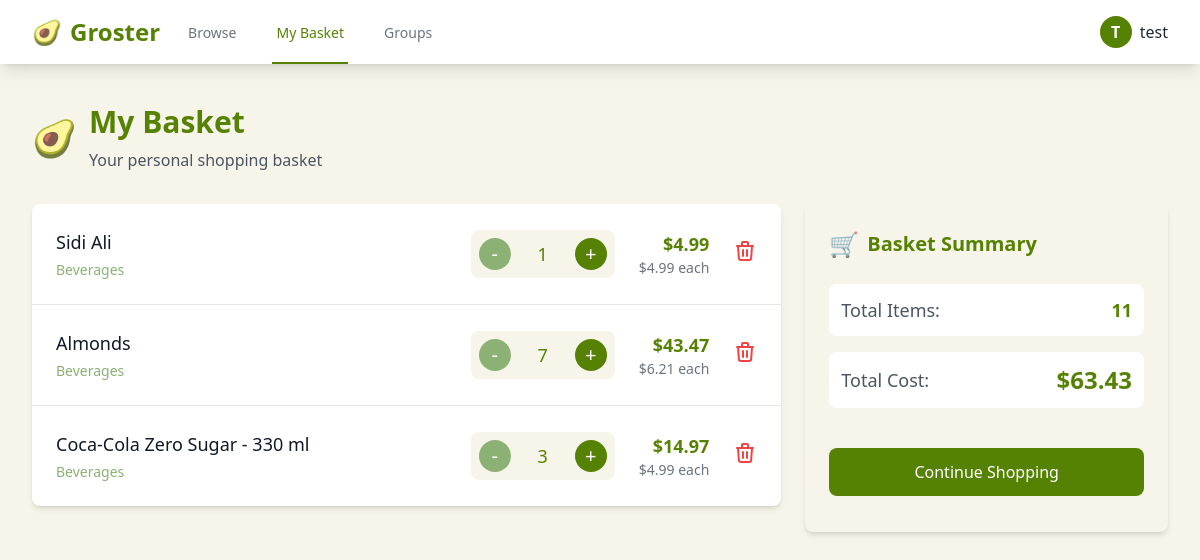
/basket/ (signed in), run on an earlier commit of the app's database.
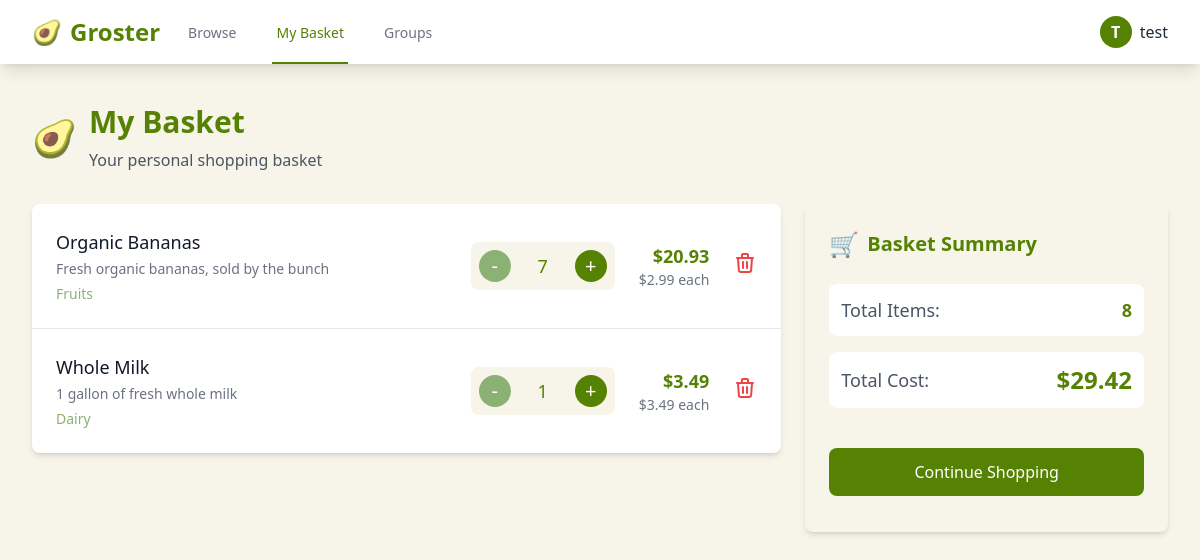
And on a later commit of the database.
### grocery/models.py (models this page shows, shortened)
class BasketItem(models.Model):
    basket = models.ForeignKey(Basket, on_delete=models.CASCADE)
    item = models.ForeignKey(GroceryItem, on_delete=models.CASCADE)
    quantity = models.PositiveIntegerField(default=1)
    added_at = models.DateTimeField(default=timezone.now)
    class Meta:
        unique_together = ('basket', 'item')
    @property
    def total_price(self):
        return self.quantity * self.item.price

class GroceryItem(models.Model):
    name = models.CharField(max_length=200)
    category = models.CharField(max_length=100)
    price = models.DecimalField(max_digits=10, decimal_places=2)
    description = models.TextField(blank=True, null=True)
    image_url = models.URLField(max_length=500, blank=True, null=True)

### grocery/views.py (the view)
# urls.py: path('basket/', views.basket_view, name='basket_view'),
@login_required
def basket_view(request):
    basket = Basket.objects.filter(
        user=request.user,
        is_group_basket=False
    ).first()
    if basket:
        basket_items = []
        for item in basket.basketitem_set.all():
            basket_items.append({
                'item': item,
                'total_price': item.total_price
            })
        basket_data = {
            'subtotal': basket.subtotal,
            'delivery_fee': basket.delivery_fee,
            'total_with_delivery': basket.total_with_delivery,
            'total_items': sum(item['item'].quantity for item in basket_items)
        }
    else:
        basket_items = []
        basket_data = None
    return render(request, 'basket.html', {
        'basket': basket,
        'basket_data': basket_data,
        'basket_items': basket_items
    })

### grocery/models.py (called while the page is built)
    @property
    def total_cost(self):
        return self.basketitem_set.aggregate(
            total=Sum(F('quantity') * F('item__price'))
        )['total'] or 0

    @property
    def subtotal(self):
        return self.total_cost

    @property
    def delivery_fee(self):
        return 5.00 if self.subtotal < 50 else 0

    @property
    def total_with_delivery(self):
        return float(self.subtotal) + self.delivery_fee

### grocery/templates/basket.html (shortened to what the changed rows need)
{% extends 'base.html' %}
{% block content %}
<div class="max-w-7xl mx-auto px-4 sm:px-6 lg:px-8">
    <div class="mb-8">
        <div class="flex items-center space-x-3">
            <div>
                <h1 class="text-3xl font-bold text-avocado">My Basket</h1>
            </div>
        </div>
    </div>
    {% if basket and basket_items %}
        <div class="grid gap-6 lg:grid-cols-3">
            <div class="lg:col-span-2">
                <div class="bg-white rounded-lg shadow-md overflow-hidden">
                    <ul class="divide-y divide-gray-200">
                        {% for basket_item in basket_items %}
                            <li class="p-6 hover:bg-cream transition-colors duration-200">
                                <div class="flex items-center justify-between">
                                    <div class="flex-1">
                                        <div class="flex items-center">
                                            <div>
                                                <h3 class="text-lg font-medium text-gray-900">{{ basket_item.item.item.name }}</h3>
                                                {% if basket_item.item.item.description %}
                                                    <span class="text-sm text-gray-500">{{ basket_item.item.item.description }}</span>
                                                {% endif %}
                                                <p class="mt-1 text-sm text-avocado-light">{{ basket_item.item.item.category }}</p>
                                            </div>
                                        </div>
                                    </div>
                                    <div class="flex items-center space-x-6">
                                        <div class="flex items-center space-x-2 bg-cream p-2 rounded-lg">
                                            <form method="POST" action="{% url 'remove_from_basket' basket_item.item.item.id %}" class="inline">
                                                <button type="submit"
                                                        class="bg-avocado-light text-white w-8 h-8 rounded-full hover:bg-avocado transition-colors flex items-center justify-center transform hover:scale-105 duration-200">
                                                    <span class="text-xl">-</span>
                                                </button>
                                            </form>
                                            <span class="text-lg font-medium w-12 text-center text-avocado">{{ basket_item.item.quantity }}</span>
                                            <form method="POST" action="{% url 'add_to_basket' basket_item.item.item.id %}" class="inline">
                                                <button type="submit"
                                                        class="bg-avocado text-white w-8 h-8 rounded-full hover:bg-avocado-dark transition-colors flex items-center justify-center transform hover:scale-105 duration-200">
                                                    <span class="text-xl">+</span>
                                                </button>
                                            </form>
                                        </div>
                                        <div class="text-right">
                                            <p class="text-lg font-bold text-avocado">${{ basket_item.total_price }}</p>
                                            <p class="text-sm text-gray-500">${{ basket_item.item.item.price }} each</p>
                                        </div>
                                        <form method="POST" action="{% url 'remove_from_basket' basket_item.item.item.id %}">
                                            <button type="submit"
                                                    class="text-red-500 hover:text-red-700 transform hover:scale-110 transition-all duration-200"
                                                    title="Remove all">
                                                <svg class="w-6 h-6" fill="none" stroke="currentColor" viewBox="0 0 24 24">
                                                    <path stroke-linecap="round" stroke-linejoin="round" stroke-width="2" d="M19 7l-.867 12.142A2 2 0 0116.138 21H7.862a2 2 0 01-1.995-1.858L5 7m5 4v6m4-6v6m1-10V4a1 1 0 00-1-1h-4a1 1 0 00-1 1v3M4 7h16" />
                                                </svg>
                                            </button>
                                        </form>
                                    </div>
                                </div>
                            </li>
                        {% endfor %}
                    </ul>
                </div>
            </div>
            <div class="lg:col-span-1">
                <div class="bg-cream rounded-lg shadow-md p-6 sticky top-4">
                    <h2 class="text-xl font-bold text-avocado mb-6 flex items-center">
                        <span class="text-2xl mr-2">🛒</span>
                        Basket Summary
                    </h2>
                    <div class="space-y-4">
                        <div class="flex justify-between items-center p-3 bg-white rounded-lg">
                            <span class="text-lg text-gray-600">Total Items:</span>
                            <span class="text-lg font-bold text-avocado">{{ basket_data.total_items }}</span>
                        </div>
                        <div class="flex justify-between items-center p-3 bg-white rounded-lg">
                            <span class="text-lg text-gray-600">Total Cost:</span>
                            <span class="text-2xl font-bold text-avocado">${{ basket_data.total_with_delivery }}</span>
                        </div>
                        <div class="pt-6">
                            <a href="{% url 'dashboard' %}"
                               class="block w-full bg-avocado text-white py-3 px-6 rounded-lg hover:bg-avocado-dark transition-colors text-center font-medium mb-3 transform hover:scale-105 duration-200">
                                Continue Shopping
                            </a>
                        </div>
                    </div>
                </div>
            </div>
        </div>
    {% endif %}
</div>
{% endblock %}

What changed in the data, as far as the page shows it:
removed BasketItem: item.item.name "Sidi Ali", item.item.category "Beverages", item.quantity "1", total_price "4.99", item.item.price "4.99"
removed BasketItem: item.item.name "Almonds", item.item.category "Beverages", item.quantity "7", total_price "43.47", item.item.price "6.21"
removed BasketItem: item.item.name "Coca-Cola Zero Sugar - 330 ml", item.item.category "Beverages", item.quantity "3", total_price "14.97", item.item.price "4.99"
added BasketItem: item.item.name "Organic Bananas", item.item.description "Fresh organic bananas, sold by the bunch", item.item.category "Fruits", item.quantity "7", total_price "20.93", item.item.price "2.99"
added BasketItem: item.item.name "Whole Milk", item.item.description "1 gallon of fresh whole milk", item.item.category "Dairy", item.quantity "1", total_price "3.49", item.item.price "3.49"
Also different on the page:
{{ basket_data.total_items }}: "11" → "8"
{{ basket_data.total_with_delivery }}: "63.43" → "29.42"
